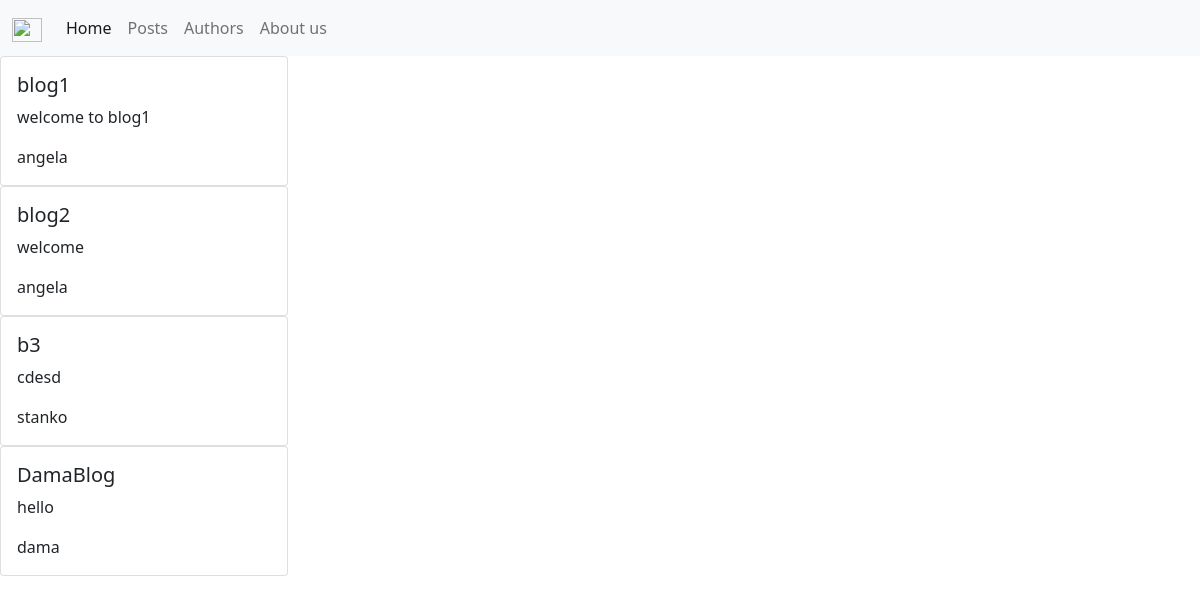
The app's page /posts/, older data.
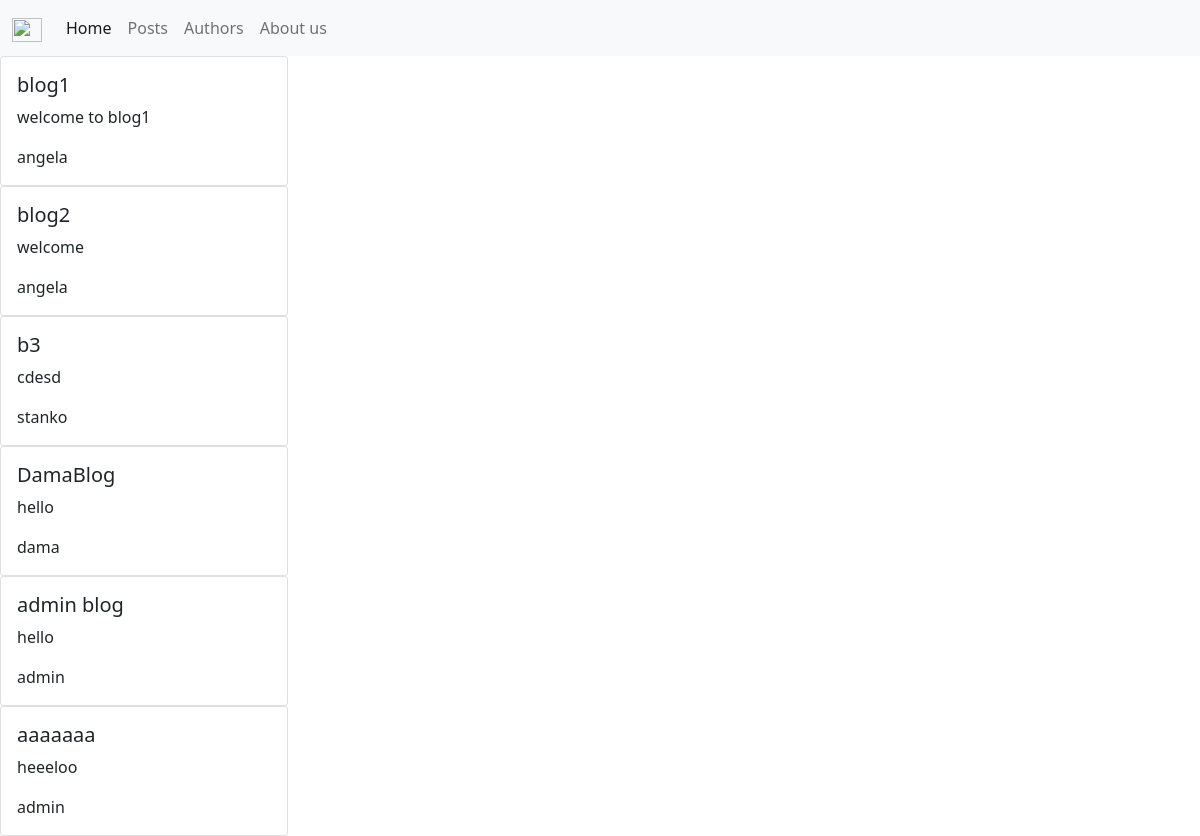
The same page, newer data.
### blogpost/models.py (models this page shows, shortened)
class BlogPost(models.Model):
    title=models.CharField(max_length=50)
    user = models.ForeignKey(BlogUser, on_delete=models.CASCADE,null=True)
    contents=models.TextField()
    files=models.FileField(upload_to="filesUploaded/")
    dateCreated=models.DateField()
    dateModified=models.DateField()

class BlogUser(models.Model):
    name = models.CharField(max_length=50)
    user = models.ForeignKey(User, on_delete=models.CASCADE)

### blogpost/views.py (the view)
# urls.py: path('posts/', posts,),
def posts(request):
    qs = BlogPost.objects.filter().all()
    context = {"posts": qs}
    return render(request, "posts.html", context=context)

### blogpost/templates/posts.html (shortened to what this page needs)
<!DOCTYPE html>
<html lang="en">
<head>
    <link href="https://cdn.jsdelivr.net/npm/bootstrap@5.0.2/dist/css/bootstrap.min.css" rel="stylesheet">
</head>
<body>
<nav class="navbar navbar-expand-lg navbar-light bg-light">
  <div class="container-fluid">
    <a class="navbar-brand" href="#">
        <img src="https://www.pngitem.com/pimgs/m/492-4920534_blog-blog-png-transparent-png.png" alt="" width="30" height="24">
    </a>
    <div class="collapse navbar-collapse" id="navbarNav">
      <ul class="navbar-nav">
        <li class="nav-item">
          <a class="nav-link active" href="#">Home</a>
        </li>
        <li class="nav-item">
          <a class="nav-link" href="#">Posts</a>
        </li>
        <li class="nav-item">
          <a class="nav-link" href="#">Authors</a>
        </li>
        <li class="nav-item">
          <a class="nav-link" href="#">About us</a>
        </li>
      </ul>
    </div>
  </div>
</nav>
<div>
        {% for post in posts %}
            <div class="card" style="width: 18rem;">
               <div class="card-body">
                <h5 class="card-title">{{post.title}}</h5>
    <p class="card-text">{{ post.contents }}</p>
                   <span>{{ post.user.user }}</span>
  </div>
</div>
        {% endfor %}
    </div>
</body>
</html>

Row changes from the older to the newer data that the page shows:
added BlogPost: title "admin blog", contents "hello", user.user "admin"
added BlogPost: title "aaaaaaa", contents "heeeloo", user.user "admin"
